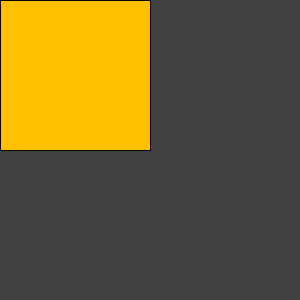
Frame 1 (no input)
Frame 60 (the mouse pressed at the canvas centre just before this capture): identical to frame 1, image omitted
Frame 120 (the mouse held since frame 60 and released just before this capture): blank canvas, image omitted

The Processing sketch that drew this single still picture (run headless with seeded random() and noise(); from frame 60 on, the mouse is pressed at the canvas centre):

// Processing sketch: processing_57848
// ── processing_57848.pde

// conditionals II
// multiple choices
// multiple conditions

void setup() {
  size(300, 300);  
  colorMode(HSB);
}

//--------------------------------------------------------
void draw() {
  background(64);
  
  // bottom right
  if (mouseX > width/2 && mouseY > height/2) {
    fill(0, 255, 255);
    rect(width/2, height/2, width/2, height/2);
  }
  // top right
  else if (mouseX > width/2 && mouseY < height/2) {
    fill(16, 255, 255);
    rect(width/2, 0, width/2, height/2);
  }
  // top left
  else if (mouseX < width/2 && mouseY < height/2) {
    fill(32, 255, 255);
    rect(0, 0, width/2, height/2);
  }
  // bottom left
  else if (mouseX < width/2 && mouseY > height/2) {
    fill(48, 255, 255);
    rect(0, height/2, width/2, height/2);  
  }
}
